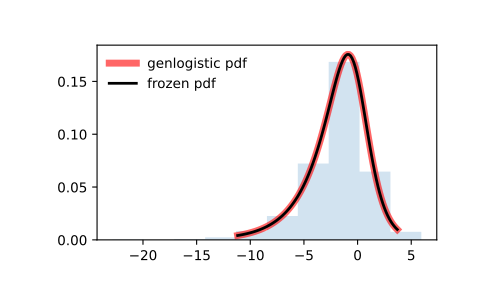

Write the Python code that produced this figure.
from scipy.stats import genlogistic
import matplotlib.pyplot as plt
fig, ax = plt.subplots(1, 1)

# Calculate the first four moments:

c = 0.412
mean, var, skew, kurt = genlogistic.stats(c, moments='mvsk')

# Display the probability density function (``pdf``):

x = np.linspace(genlogistic.ppf(0.01, c),
                genlogistic.ppf(0.99, c), 100)
ax.plot(x, genlogistic.pdf(x, c),
       'r-', lw=5, alpha=0.6, label='genlogistic pdf')

# Alternatively, the distribution object can be called (as a function)
# to fix the shape, location and scale parameters. This returns a "frozen"
# RV object holding the given parameters fixed.

# Freeze the distribution and display the frozen ``pdf``:

rv = genlogistic(c)
ax.plot(x, rv.pdf(x), 'k-', lw=2, label='frozen pdf')

# Check accuracy of ``cdf`` and ``ppf``:

vals = genlogistic.ppf([0.001, 0.5, 0.999], c)
np.allclose([0.001, 0.5, 0.999], genlogistic.cdf(vals, c))
# True

# Generate random numbers:

r = genlogistic.rvs(c, size=1000)

# And compare the histogram:

ax.hist(r, density=True, histtype='stepfilled', alpha=0.2)
ax.legend(loc='best', frameon=False)
plt.show()
